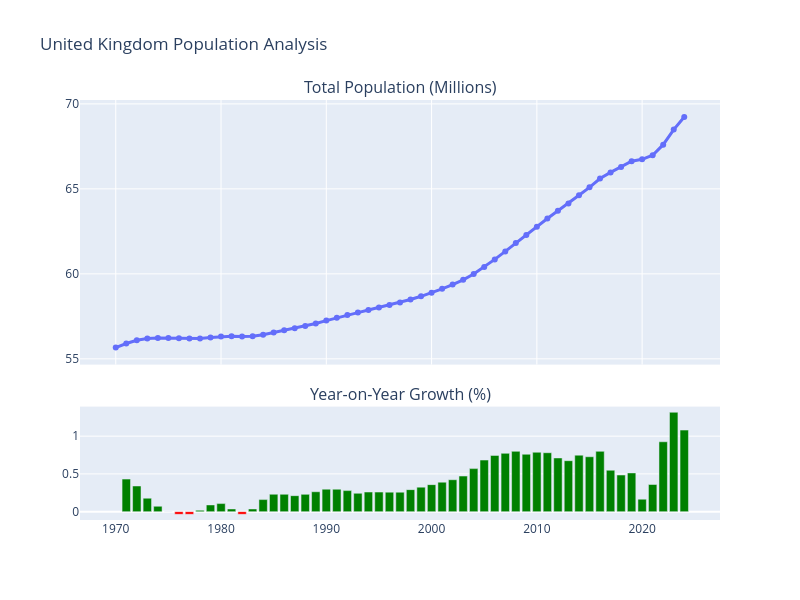

Notebook code for this chart:
### Code cell
WorldBankChartingHelper.chart_population_analysis(uk_population, COUNTRY)

### Figure 1 — Plotly figure (JSON) as saved in the notebook; plotly's stock layout.template omitted (floating-point values rounded to 4 significant figures)
{"data": [{"line": {"width": 3}, "mode": "lines+markers", "name": "Population", "type": "scatter", "x": [1970, 1971, 1972, 1973, 1974, 1975, 1976, 1977, 1978, 1979, 1980, 1981, 1982, 1983, 1984, 1985, 1986, 1987, 1988, 1989, 1990, 1991, 1992, 1993, 1994, 1995, 1996, 1997, 1998, 1999, 2000, 2001, 2002, 2003, 2004, 2005, 2006, 2007, 2008, 2009, 2010, 2011, 2012, 2013, 2014, 2015, 2016, 2017, 2018, 2019, 2020, 2021, 2022, 2023, 2024], "xaxis": "x", "y": [55.66, 55.9, 56.09, 56.19, 56.23, 56.23, 56.21, 56.19, 56.2, 56.25, 56.31, 56.33, 56.31, 56.33, 56.42, 56.55, 56.68, 56.8, 56.93, 57.08, 57.25, 57.42, 57.58, 57.72, 57.87, 58.02, 58.17, 58.32, 58.49, 58.68, 58.89, 59.12, 59.37, 59.65, 59.99, 60.4, 60.85, 61.32, 61.81, 62.28, 62.77, 63.26, 63.71, 64.14, 64.62, 65.09, 65.61, 65.97, 66.29, 66.63, 66.74, 66.98, 67.6, 68.49, 69.23], "yaxis": "y"}, {"marker": {"color": ["red", "green", "green", "green", "green", "red", "red", "red", "green", "green", "green", "green", "red", "green", "green", "green", "green", "green", "green", "green", "green", "green", "green", "green", "green", "green", "green", "green", "green", "green", "green", "green", "green", "green", "green", "green", "green", "green", "green", "green", "green", "green", "green", "green", "green", "green", "green", "green", "green", "green", "green", "green", "green", "green", "green"]}, "name": "Change %", "type": "bar", "x": [1970, 1971, 1972, 1973, 1974, 1975, 1976, 1977, 1978, 1979, 1980, 1981, 1982, 1983, 1984, 1985, 1986, 1987, 1988, 1989, 1990, 1991, 1992, 1993, 1994, 1995, 1996, 1997, 1998, 1999, 2000, 2001, 2002, 2003, 2004, 2005, 2006, 2007, 2008, 2009, 2010, 2011, 2012, 2013, 2014, 2015, 2016, 2017, 2018, 2019, 2020, 2021, 2022, 2023, 2024], "xaxis": "x2", "y": [NaN, 0.4312, 0.3399, 0.1783, 0.07119, 0.0, -0.03557, -0.03558, 0.0178, 0.08897, 0.1067, 0.03552, -0.03551, 0.03552, 0.1598, 0.2304, 0.2299, 0.2117, 0.2289, 0.2635, 0.2978, 0.2969, 0.2786, 0.2431, 0.2599, 0.2592, 0.2585, 0.2579, 0.2915, 0.3248, 0.3579, 0.3906, 0.4229, 0.4716, 0.57, 0.6834, 0.745, 0.7724, 0.7991, 0.7604, 0.7868, 0.7806, 0.7113, 0.6749, 0.7484, 0.7273, 0.7989, 0.5487, 0.4851, 0.5129, 0.1651, 0.3596, 0.9256, 1.317, 1.08], "yaxis": "y2"}], "layout": {"annotations": [{"font": {"size": 16}, "showarrow": false, "text": "Total Population (Millions)", "x": 0.5, "xanchor": "center", "xref": "paper", "y": 1, "yanchor": "bottom", "yref": "paper"}, {"font": {"size": 16}, "showarrow": false, "text": "Year-on-Year Growth (%)", "x": 0.5, "xanchor": "center", "xref": "paper", "y": 0.27, "yanchor": "bottom", "yref": "paper"}], "height": 600, "showlegend": false, "title": {"text": "United Kingdom Population Analysis"}, "width": 800, "xaxis": {"anchor": "y", "domain": [0, 1], "matches": "x2", "showticklabels": false}, "xaxis2": {"anchor": "y2", "domain": [0, 1]}, "yaxis": {"anchor": "x", "domain": [0.37, 1]}, "yaxis2": {"anchor": "x2", "domain": [0, 0.27]}}}
